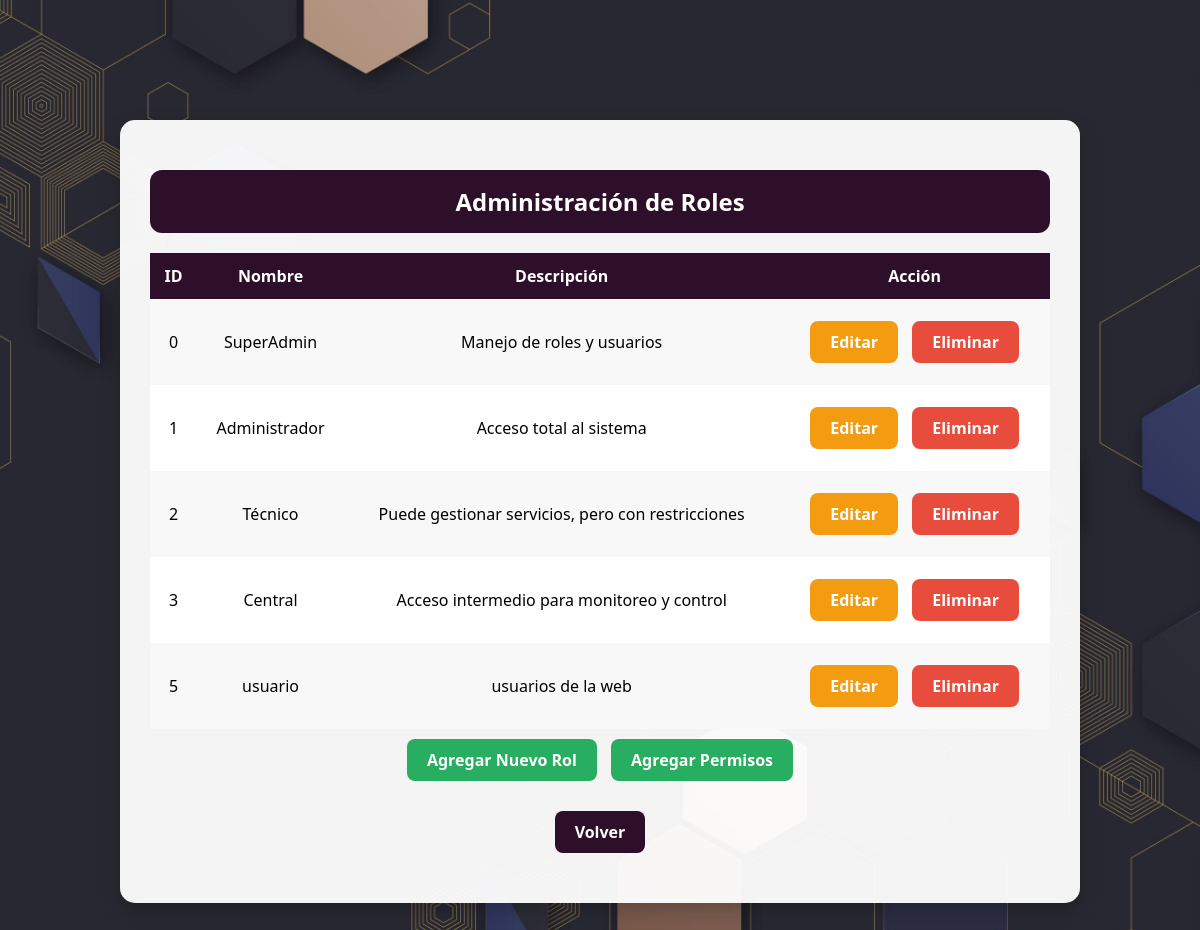
The page /roles.php (signed in) on the database as committed earlier.
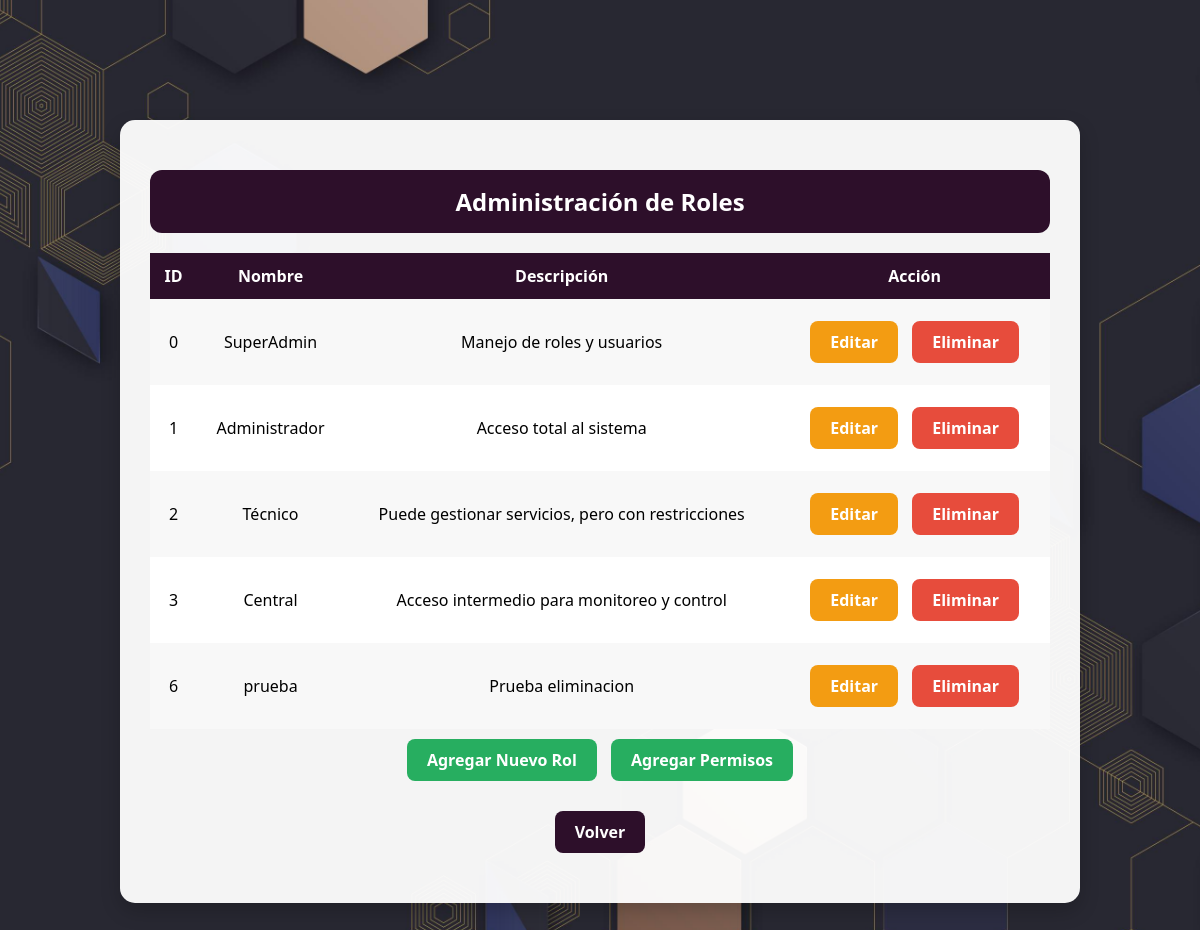
The same page on the database as committed later.
### tables this page shows
CREATE TABLE `roles` (
  `id` int(11) NOT NULL,
  `nombre` varchar(50) NOT NULL,
  `descripcion` text DEFAULT NULL
);

### roles.php (the view, shortened to what this page needs)
<?php
require_once 'config.php';
$sql = "SELECT id, nombre, descripcion FROM roles";
$result = $conn->query($sql);
?>
<!DOCTYPE html>
<html lang="es">
<head>
</head>
<body>
    <div class="container">
        <h2>Administración de Roles</h2>
        <table>
            <tr>
                <th>ID</th>
                <th>Nombre</th>
                <th>Descripción</th>
                <th>Acción</th>
            </tr>
            <?php while ($row = $result->fetch_assoc()) { ?>
                <tr>
                    <td><?php echo htmlspecialchars($row['id']); ?></td>
                    <td><?php echo htmlspecialchars($row['nombre']); ?></td>
                    <td><?php echo htmlspecialchars($row['descripcion']); ?></td>
                    <td>
                        <a href="editar_rol.php?id=<?php echo $row['id']; ?>" class="btn">Editar</a>
                        <a href="eliminar_rol.php?id=<?php echo $row['id']; ?>" class="btn btn-red">Eliminar</a>
                    </td>
                </tr>
            <?php } ?>
        </table>
        <a href="add_role.php" class="btn btn-purple">Agregar Nuevo Rol</a>
        <a href="manage_roles.php" class="btn btn-purple">Agregar Permisos</a>
        <br>
        <a href="administrador.php" class="btn-back">Volver</a>
    </div>
</body>
</html>

Rows that differ between the two databases and show on the page:
removed roles: id "5", nombre "usuario", descripcion "usuarios de la web"
added roles: id "6", nombre "prueba", descripcion "Prueba eliminacion"
